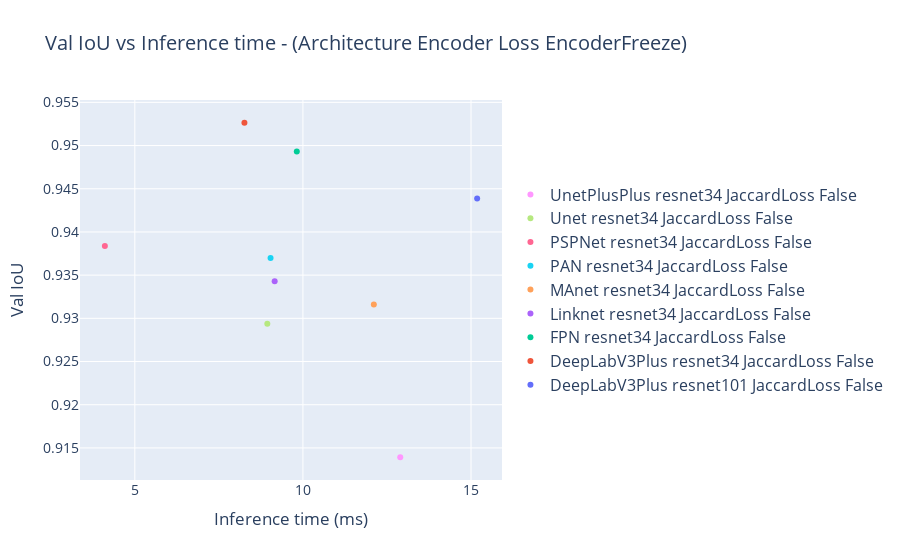
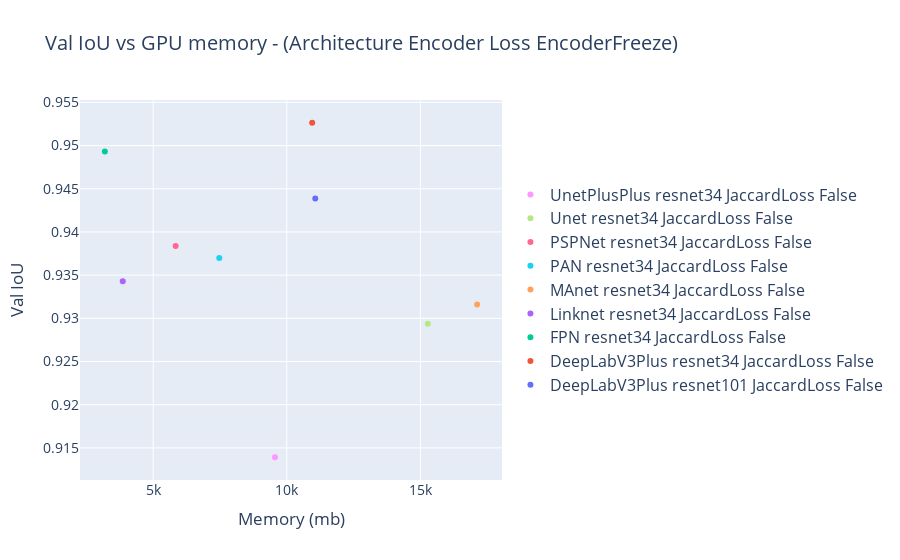

These figures' notebook cell, in order:
### Markdown cell above
# Memory consumption

### Code cell
def plot_data_memory(big_df: pd.DataFrame, y_volumn, y_column_name, plot_title, x_column="index", x_column_name="Epochs", filter=None):
    fig = go.Figure()
    big_df_copy = big_df.copy(deep=True)
    if filter != None:
        big_df_copy.query(filter, inplace=True)
    # for f in image_files_FINAL:
    for data in big_df_copy.groupby(['architecture', 'encoder', 'loss_func', 'freeze_encoder']):
        architecture, encoder, loss, freeze = data[0]
        df: pd.DataFrame = data[1]
        max_row = df.iloc[df['val_iou_score'].idxmax()]

        hovertemplate=f"<b>{architecture} {encoder} {loss} {freeze}</b><br><br>" + \
                        f"{plot_title}"+": %{y:.3}<br>" + \
                        f"{x_column_name}"+": %{x}<br>" + \
                        "<extra></extra>",
        
        fig.add_trace(go.Scatter(x=[max_row[x_column]], y=[max_row[y_volumn]], name=f"{architecture} {encoder} {loss} {freeze}", hovertemplate=hovertemplate, mode='markers')) # 
        
    # fig.update_traces(hoverinfo='text+name', mode='lines+markers')
    fig.update_layout(legend=dict(y=0.5, traceorder='reversed', font_size=16))
    fig.update_layout(
        title=f"{plot_title} - (Architecture Encoder Loss EncoderFreeze)",
        # title="Training loss - (Architecture Encoder Loss)",
        xaxis_title=x_column_name,
        yaxis_title=y_column_name,
            font=dict(
            size=14,
        )
    )
    # fig.update_layout(hovermode="x unified")
    fig.show()

# plot_data_memory(big_df, y_volumn='train_iou_score', y_column_name="IoU", x_column="memory_used", x_column_name="Memory (mb)", plot_title="Train IoU")
big_df_copy = big_df.copy(deep=True)
big_df_copy['inference_time'] = big_df_copy['inference_time']*1000
plot_data_memory(big_df_copy, y_volumn='val_iou_score', y_column_name="Val IoU", x_column="inference_time", x_column_name="Inference time (ms)", plot_title="Val IoU vs Inference time")
plot_data_memory(big_df, y_volumn='val_iou_score', y_column_name="Val IoU", x_column="memory_used", x_column_name="Memory (mb)", plot_title="Val IoU vs GPU memory")

### Figure 1 — Plotly figure (JSON) as saved in the notebook; plotly's stock layout.template omitted (floating-point values rounded to 4 significant figures)
{"data": [{"hovertemplate": ["<b>DeepLabV3Plus resnet101 JaccardLoss False</b><br><br>Val IoU vs Inference time: %{y:.3}<br>Inference time (ms): %{x}<br><extra></extra>"], "mode": "markers", "name": "DeepLabV3Plus resnet101 JaccardLoss False", "type": "scatter", "x": [15.18], "y": [0.9439]}, {"hovertemplate": ["<b>DeepLabV3Plus resnet34 JaccardLoss False</b><br><br>Val IoU vs Inference time: %{y:.3}<br>Inference time (ms): %{x}<br><extra></extra>"], "mode": "markers", "name": "DeepLabV3Plus resnet34 JaccardLoss False", "type": "scatter", "x": [8.26], "y": [0.9526]}, {"hovertemplate": ["<b>FPN resnet34 JaccardLoss False</b><br><br>Val IoU vs Inference time: %{y:.3}<br>Inference time (ms): %{x}<br><extra></extra>"], "mode": "markers", "name": "FPN resnet34 JaccardLoss False", "type": "scatter", "x": [9.818], "y": [0.9493]}, {"hovertemplate": ["<b>Linknet resnet34 JaccardLoss False</b><br><br>Val IoU vs Inference time: %{y:.3}<br>Inference time (ms): %{x}<br><extra></extra>"], "mode": "markers", "name": "Linknet resnet34 JaccardLoss False", "type": "scatter", "x": [9.159], "y": [0.9343]}, {"hovertemplate": ["<b>MAnet resnet34 JaccardLoss False</b><br><br>Val IoU vs Inference time: %{y:.3}<br>Inference time (ms): %{x}<br><extra></extra>"], "mode": "markers", "name": "MAnet resnet34 JaccardLoss False", "type": "scatter", "x": [12.11], "y": [0.9316]}, {"hovertemplate": ["<b>PAN resnet34 JaccardLoss False</b><br><br>Val IoU vs Inference time: %{y:.3}<br>Inference time (ms): %{x}<br><extra></extra>"], "mode": "markers", "name": "PAN resnet34 JaccardLoss False", "type": "scatter", "x": [9.037], "y": [0.937]}, {"hovertemplate": ["<b>PSPNet resnet34 JaccardLoss False</b><br><br>Val IoU vs Inference time: %{y:.3}<br>Inference time (ms): %{x}<br><extra></extra>"], "mode": "markers", "name": "PSPNet resnet34 JaccardLoss False", "type": "scatter", "x": [4.108], "y": [0.9384]}, {"hovertemplate": ["<b>Unet resnet34 JaccardLoss False</b><br><br>Val IoU vs Inference time: %{y:.3}<br>Inference time (ms): %{x}<br><extra></extra>"], "mode": "markers", "name": "Unet resnet34 JaccardLoss False", "type": "scatter", "x": [8.941], "y": [0.9294]}, {"hovertemplate": ["<b>UnetPlusPlus resnet34 JaccardLoss False</b><br><br>Val IoU vs Inference time: %{y:.3}<br>Inference time (ms): %{x}<br><extra></extra>"], "mode": "markers", "name": "UnetPlusPlus resnet34 JaccardLoss False", "type": "scatter", "x": [12.89], "y": [0.9139]}], "layout": {"font": {"size": 14}, "legend": {"font": {"size": 16}, "traceorder": "reversed", "y": 0.5}, "title": {"text": "Val IoU vs Inference time - (Architecture Encoder Loss EncoderFreeze)"}, "xaxis": {"title": {"text": "Inference time (ms)"}}, "yaxis": {"title": {"text": "Val IoU"}}}}

### Figure 2 — Plotly figure (JSON) as saved in the notebook; plotly's stock layout.template omitted (floating-point values rounded to 4 significant figures)
{"data": [{"hovertemplate": ["<b>DeepLabV3Plus resnet101 JaccardLoss False</b><br><br>Val IoU vs GPU memory: %{y:.3}<br>Memory (mb): %{x}<br><extra></extra>"], "mode": "markers", "name": "DeepLabV3Plus resnet101 JaccardLoss False", "type": "scatter", "x": [11068], "y": [0.9439]}, {"hovertemplate": ["<b>DeepLabV3Plus resnet34 JaccardLoss False</b><br><br>Val IoU vs GPU memory: %{y:.3}<br>Memory (mb): %{x}<br><extra></extra>"], "mode": "markers", "name": "DeepLabV3Plus resnet34 JaccardLoss False", "type": "scatter", "x": [10952], "y": [0.9526]}, {"hovertemplate": ["<b>FPN resnet34 JaccardLoss False</b><br><br>Val IoU vs GPU memory: %{y:.3}<br>Memory (mb): %{x}<br><extra></extra>"], "mode": "markers", "name": "FPN resnet34 JaccardLoss False", "type": "scatter", "x": [3190], "y": [0.9493]}, {"hovertemplate": ["<b>Linknet resnet34 JaccardLoss False</b><br><br>Val IoU vs GPU memory: %{y:.3}<br>Memory (mb): %{x}<br><extra></extra>"], "mode": "markers", "name": "Linknet resnet34 JaccardLoss False", "type": "scatter", "x": [3860], "y": [0.9343]}, {"hovertemplate": ["<b>MAnet resnet34 JaccardLoss False</b><br><br>Val IoU vs GPU memory: %{y:.3}<br>Memory (mb): %{x}<br><extra></extra>"], "mode": "markers", "name": "MAnet resnet34 JaccardLoss False", "type": "scatter", "x": [17128], "y": [0.9316]}, {"hovertemplate": ["<b>PAN resnet34 JaccardLoss False</b><br><br>Val IoU vs GPU memory: %{y:.3}<br>Memory (mb): %{x}<br><extra></extra>"], "mode": "markers", "name": "PAN resnet34 JaccardLoss False", "type": "scatter", "x": [7474], "y": [0.937]}, {"hovertemplate": ["<b>PSPNet resnet34 JaccardLoss False</b><br><br>Val IoU vs GPU memory: %{y:.3}<br>Memory (mb): %{x}<br><extra></extra>"], "mode": "markers", "name": "PSPNet resnet34 JaccardLoss False", "type": "scatter", "x": [5840], "y": [0.9384]}, {"hovertemplate": ["<b>Unet resnet34 JaccardLoss False</b><br><br>Val IoU vs GPU memory: %{y:.3}<br>Memory (mb): %{x}<br><extra></extra>"], "mode": "markers", "name": "Unet resnet34 JaccardLoss False", "type": "scatter", "x": [15282], "y": [0.9294]}, {"hovertemplate": ["<b>UnetPlusPlus resnet34 JaccardLoss False</b><br><br>Val IoU vs GPU memory: %{y:.3}<br>Memory (mb): %{x}<br><extra></extra>"], "mode": "markers", "name": "UnetPlusPlus resnet34 JaccardLoss False", "type": "scatter", "x": [9558], "y": [0.9139]}], "layout": {"font": {"size": 14}, "legend": {"font": {"size": 16}, "traceorder": "reversed", "y": 0.5}, "title": {"text": "Val IoU vs GPU memory - (Architecture Encoder Loss EncoderFreeze)"}, "xaxis": {"title": {"text": "Memory (mb)"}}, "yaxis": {"title": {"text": "Val IoU"}}}}
